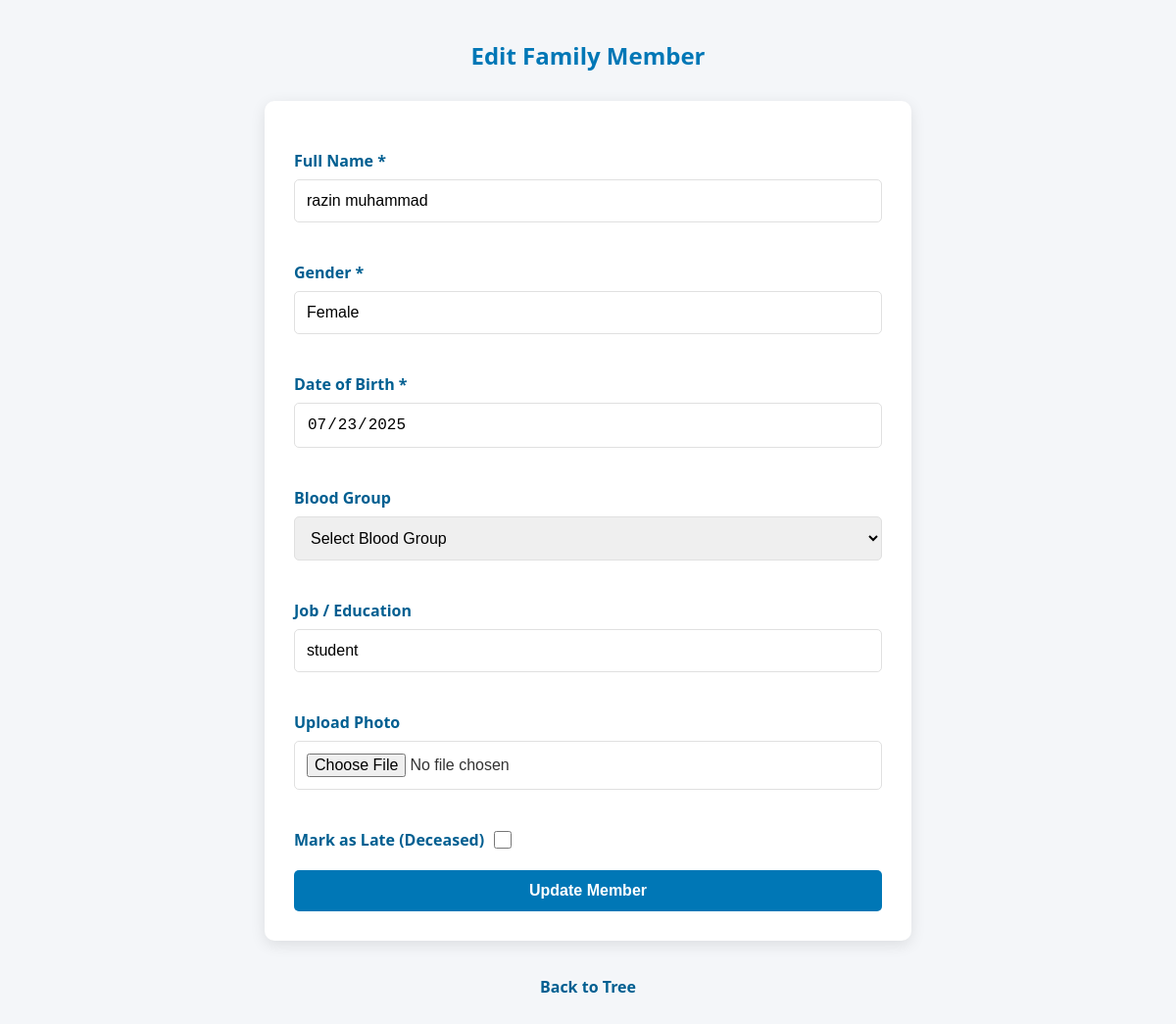
The page /tree/edit/1 (signed in) on the database as committed earlier.
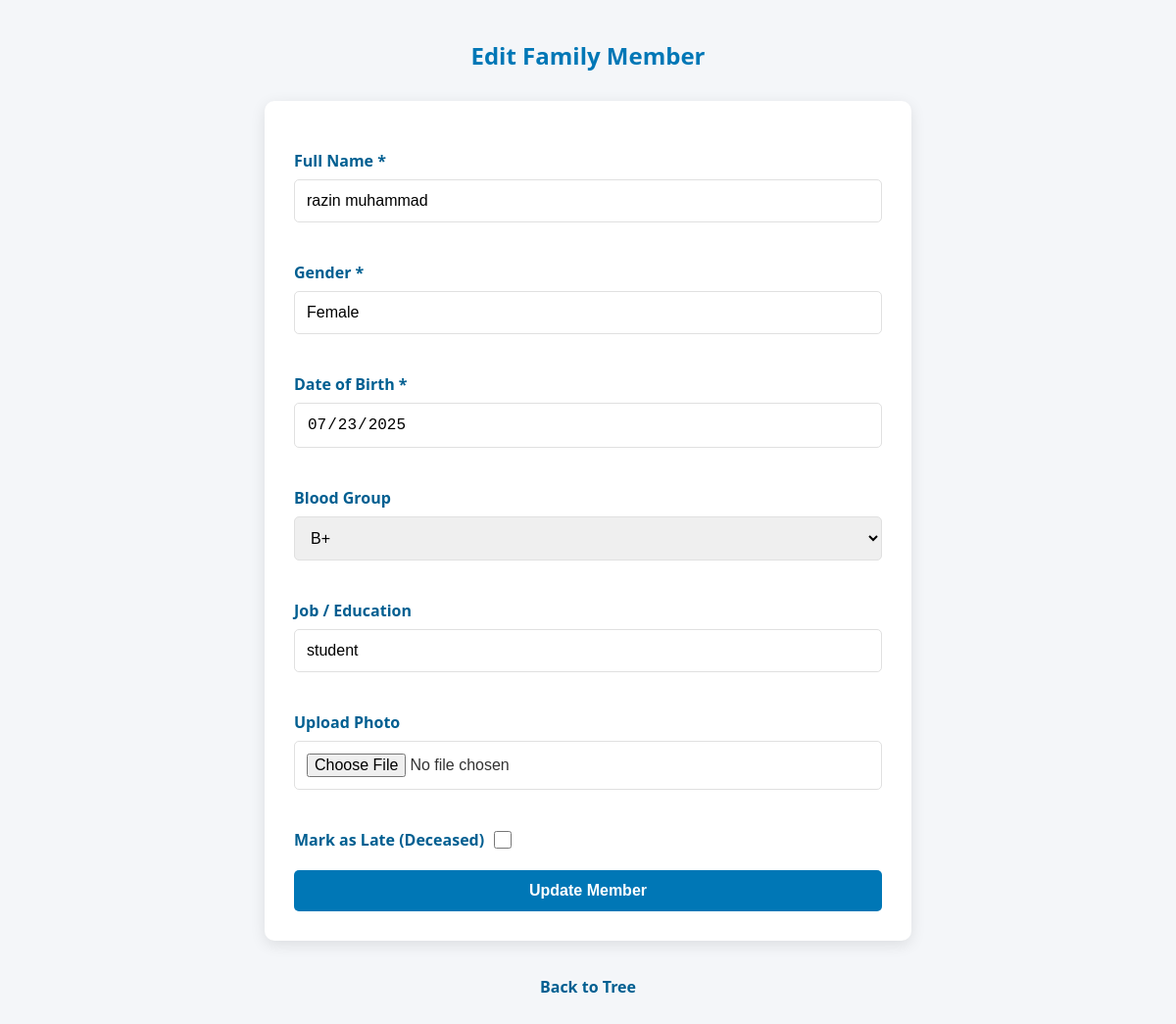
The same page on the database as committed later.
### tables this page shows
CREATE TABLE family_members (
    id INTEGER PRIMARY KEY AUTOINCREMENT,
    name TEXT NOT NULL,
    is_late INTEGER DEFAULT 0,
    dob TEXT,
    gender TEXT,
    blood_group TEXT,
    job_or_education TEXT,
    selfie_path TEXT
);

### app.py (the view, shortened to what this page needs)
@app.route("/tree/edit/<int:member_id>", methods=["GET", "POST"])
@login_required
def edit_member(member_id):
    if current_user.role not in ["Admin", "Contributor"]:
        flash("Access denied.")
        return redirect(url_for("tree"))
    db = get_db()
    member = db.execute(
        "SELECT * FROM family_members WHERE id=?", (member_id,)
    ).fetchone()
    if not member:
        flash("Member not found.")
        return redirect(url_for("tree"))
    member = dict(member)
    if member["blood_group"] is None:
        member["blood_group"] = ""
    blood_groups = ["A+", "A-", "B+", "B-", "O+", "O-", "AB+", "AB-"]
    return render_template(
        "member_form.html",
        mode="edit",
        member=member,
        blood_groups=blood_groups,
        default_gender=None  # pass in case your template expects it
    )

### app.py (called while the page is built)
@app.before_request
def make_session_permanent():
    session.permanent = True
    app.permanent_session_lifetime = timedelta(days=15)

@login_manager.user_loader
def load_user(user_id):
    db = get_db()
    user = db.execute("SELECT * FROM users WHERE id=?", (user_id,)).fetchone()
    return User(user) if user else None

@app.context_processor
def inject_filter_value():
    return {
        "current_filter": request.args.get("filter", "all")
    }

### templates/member_form.html (shortened to what this page needs)
<!DOCTYPE html>
<html lang="en">
<head>
</head>
<body>
  <h2>{% if mode=="edit" %}Edit{% else %}Add{% endif %} Family Member</h2>
  <form method="POST" enctype="multipart/form-data">
    <label for="name">Full Name *</label>
    <input
      type="text"
      name="name"
      id="name"
      required
      value="{{ member.name if mode=='edit' else '' }}"
      {% if mode == 'edit' %}readonly{% endif %}
    >
    <label for="gender">Gender *</label>
    {% if mode == "edit" %}
      <input
        type="text"
        name="gender"
        id="gender"
        value="{{ member.gender }}"
        readonly
      >
    {% endif %}
    <label for="dob">Date of Birth *</label>
    <input
      type="date"
      name="dob"
      id="dob"
      required
      value="{{ member.dob if mode=='edit' else '' }}"
      {% if mode == 'edit' %}readonly{% endif %}
    >
    <label for="blood_group">Blood Group</label>
    <select name="blood_group" id="blood_group">
      <option value="">Select Blood Group</option>
      {% for bg in blood_groups %}
        <option value="{{ bg }}"
          {% if member and member.blood_group == bg %}selected{% endif %}
        >{{ bg }}</option>
      {% endfor %}
    </select>
    <label for="job_or_education">Job / Education</label>
    <input
      type="text"
      name="job_or_education"
      id="job_or_education"
      value="{{ member.job_or_education if mode=='edit' else '' }}"
    >
    <label for="photo">Upload Photo</label>
    <input type="file" name="photo" id="photo">
    <div class="form-checkbox">
      <label for="is_late">
        Mark as Late (Deceased)
        <input
          type="checkbox"
          name="is_late"
          id="is_late"
        >
      </label>
    </div>
    <button type="submit">
      {% if mode=="edit" %}Update{% else %}Add{% endif %} Member
    </button>
  </form>
  <p><a href="{{ url_for('tree') }}">Back to Tree</a></p>
</body>
</html>

Rows that differ between the two databases and show on the page:
changed family_members "razin muhammad": blood_group (not shown) → "B+"
Other text that changed with them:
form field blood_group: "Select Blood Group" → (not shown)
